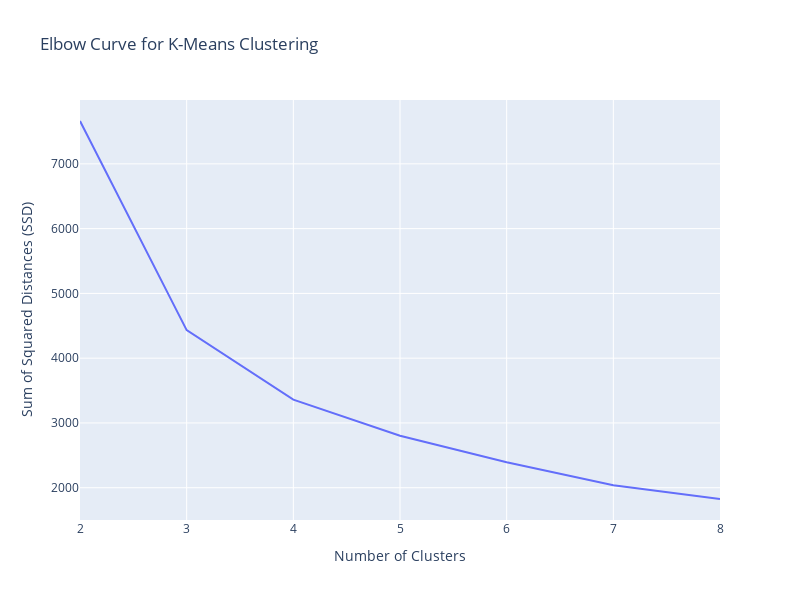

The code cell stored with this chart in its notebook:
### Markdown cell above
## Finding the Optimal NUmber of Clusters
We will use the Elbow Curve to get the right number of Clusters

### Code cell
ssd = []
range_n_clusters = [2, 3, 4, 5, 6, 7, 8]

for num_clusters in range_n_clusters:
    kmeans = KMeans(n_clusters=num_clusters, max_iter=50)
    kmeans.fit(rfm_df_scaled)
    
    ssd.append(kmeans.inertia_)
    print("For n_clusters={0}, the Elbow score is {1}".format(num_clusters, kmeans.inertia_))
    
fig = px.line(x=range_n_clusters, y=ssd,
              title="Elbow Curve for K-Means Clustering",
              labels={'x': 'Number of Clusters', 'y':'Sum of Squared Distances (SSD)'})

fig.update_layout(
    xaxis=dict(title_font=dict(size=14)),
    yaxis=dict(title_font=dict(size=14)),
    showlegend=False,
    width=800,
    height=600
)

fig.show()

### Figure 1 — Plotly figure (JSON) as saved in the notebook; plotly's stock layout.template omitted (floating-point values rounded to 4 significant figures)
{"data": [{"hovertemplate": "Number of Clusters=%{x}<br>Sum of Squared Distances (SSD)=%{y}<extra></extra>", "legendgroup": "", "line": {"color": "#636efa", "dash": "solid"}, "marker": {"symbol": "circle"}, "mode": "lines", "name": "", "orientation": "v", "showlegend": false, "type": "scatter", "x": [2, 3, 4, 5, 6, 7, 8], "xaxis": "x", "y": [7662.0, 4434.0, 3361.0, 2803.0, 2392.0, 2039.0, 1826.0], "yaxis": "y"}], "layout": {"height": 600, "legend": {"tracegroupgap": 0}, "showlegend": false, "title": {"text": "Elbow Curve for K-Means Clustering"}, "width": 800, "xaxis": {"anchor": "y", "domain": [0, 1], "title": {"font": {"size": 14}, "text": "Number of Clusters"}}, "yaxis": {"anchor": "x", "domain": [0, 1], "title": {"font": {"size": 14}, "text": "Sum of Squared Distances (SSD)"}}}}
